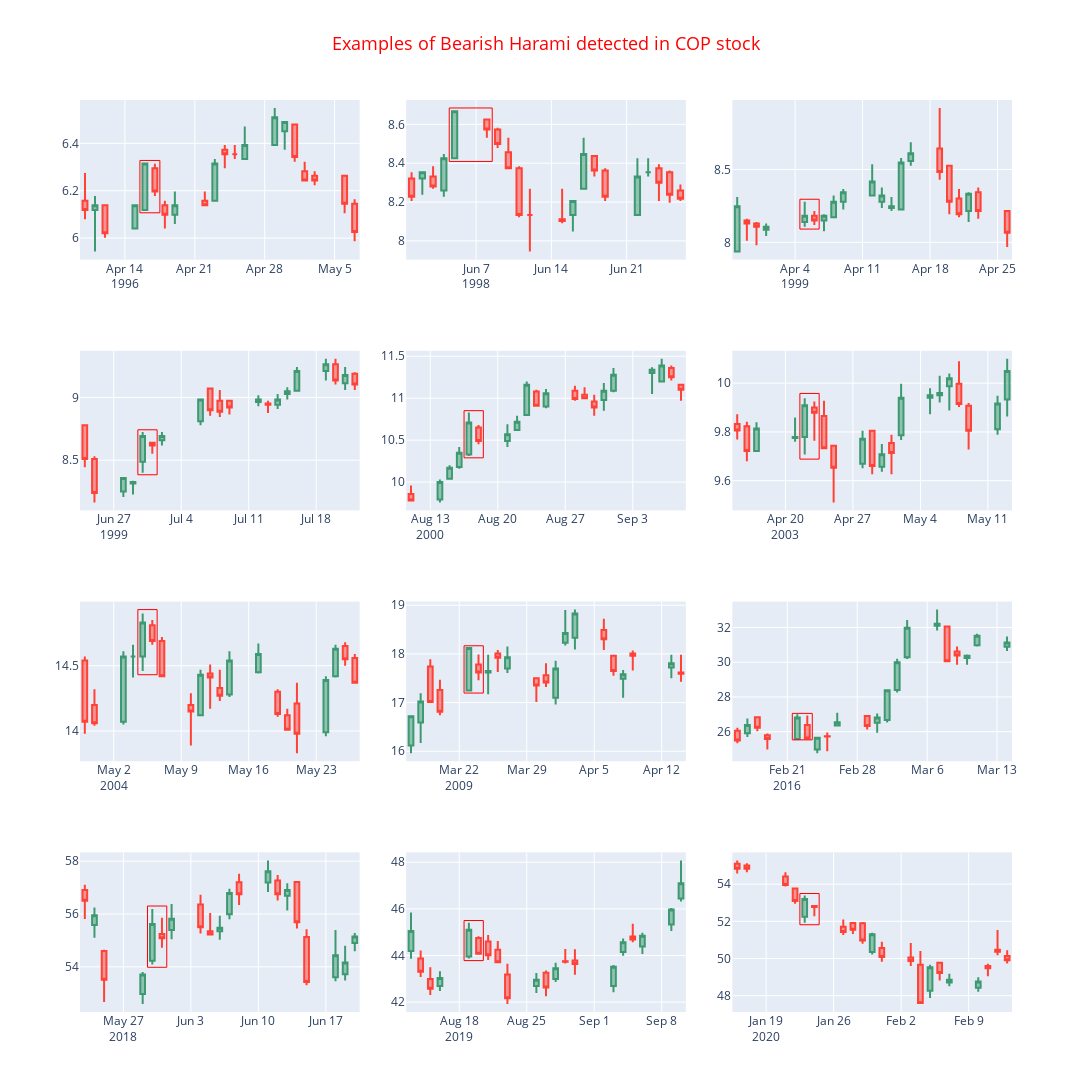

Notebook source saved alongside this figure:
### Code cell
pl.plot_patterns(df, mask, num_candles=pt.patterns[pattern_name]['candles'], ticker=tickers, pattern_name=pattern_name)
